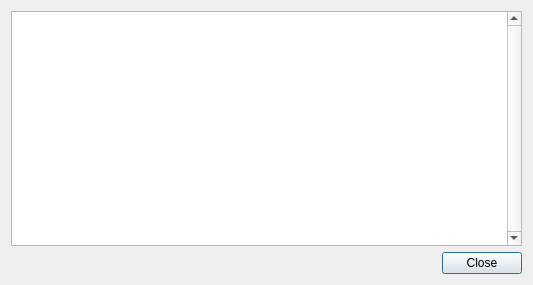
<?xml version="1.0" encoding="UTF-8"?>
<ui version="4.0">
 <class>EventHistory</class>
 <widget class="QDialog" name="EventHistory">
  <property name="geometry">
   <rect>
    <x>0</x>
    <y>0</y>
    <width>533</width>
    <height>285</height>
   </rect>
  </property>
  <property name="windowTitle">
   <string>Event history</string>
  </property>
  <layout class="QGridLayout">
   <item row="0" column="0" colspan="2">
    <widget class="QTreeView" name="eventListView">
     <property name="sizePolicy">
      <sizepolicy hsizetype="Expanding" vsizetype="Expanding">
       <horstretch>0</horstretch>
       <verstretch>0</verstretch>
      </sizepolicy>
     </property>
     <property name="palette">
      <palette>
       <active>
        <colorrole role="WindowText">
         <brush brushstyle="SolidPattern">
          <color alpha="255">
           <red>1</red>
           <green>1</green>
           <blue>1</blue>
          </color>
         </brush>
        </colorrole>
        <colorrole role="Text">
         <brush brushstyle="SolidPattern">
          <color alpha="255">
           <red>25</red>
           <green>25</green>
           <blue>25</blue>
          </color>
         </brush>
        </colorrole>
        <colorrole role="ButtonText">
         <brush brushstyle="SolidPattern">
          <color alpha="255">
           <red>1</red>
           <green>1</green>
           <blue>1</blue>
          </color>
         </brush>
        </colorrole>
       </active>
       <inactive>
        <colorrole role="WindowText">
         <brush brushstyle="SolidPattern">
          <color alpha="255">
           <red>1</red>
           <green>1</green>
           <blue>1</blue>
          </color>
         </brush>
        </colorrole>
        <colorrole role="Text">
         <brush brushstyle="SolidPattern">
          <color alpha="255">
           <red>25</red>
           <green>25</green>
           <blue>25</blue>
          </color>
         </brush>
        </colorrole>
        <colorrole role="ButtonText">
         <brush brushstyle="SolidPattern">
          <color alpha="255">
           <red>1</red>
           <green>1</green>
           <blue>1</blue>
          </color>
         </brush>
        </colorrole>
       </inactive>
       <disabled>
        <colorrole role="WindowText">
         <brush brushstyle="SolidPattern">
          <color alpha="255">
           <red>118</red>
           <green>118</green>
           <blue>117</blue>
          </color>
         </brush>
        </colorrole>
        <colorrole role="Text">
         <brush brushstyle="SolidPattern">
          <color alpha="255">
           <red>118</red>
           <green>118</green>
           <blue>117</blue>
          </color>
         </brush>
        </colorrole>
        <colorrole role="ButtonText">
         <brush brushstyle="SolidPattern">
          <color alpha="255">
           <red>118</red>
           <green>118</green>
           <blue>117</blue>
          </color>
         </brush>
        </colorrole>
       </disabled>
      </palette>
     </property>
     <property name="verticalScrollBarPolicy">
      <enum>Qt::ScrollBarAlwaysOn</enum>
     </property>
     <property name="selectionMode">
      <enum>QAbstractItemView::NoSelection</enum>
     </property>
    </widget>
   </item>
   <item row="1" column="0">
    <spacer>
     <property name="orientation">
      <enum>Qt::Horizontal</enum>
     </property>
     <property name="sizeHint" stdset="0">
      <size>
       <width>40</width>
       <height>20</height>
      </size>
     </property>
    </spacer>
   </item>
   <item row="1" column="1">
    <widget class="QPushButton" name="closeButton">
     <property name="text">
      <string>Close</string>
     </property>
    </widget>
   </item>
  </layout>
 </widget>
 <layoutdefault spacing="6" margin="11"/>
 <includes>
  <include location="local">wpamsg.h</include>
 </includes>
 <resources/>
 <connections/>
</ui>
